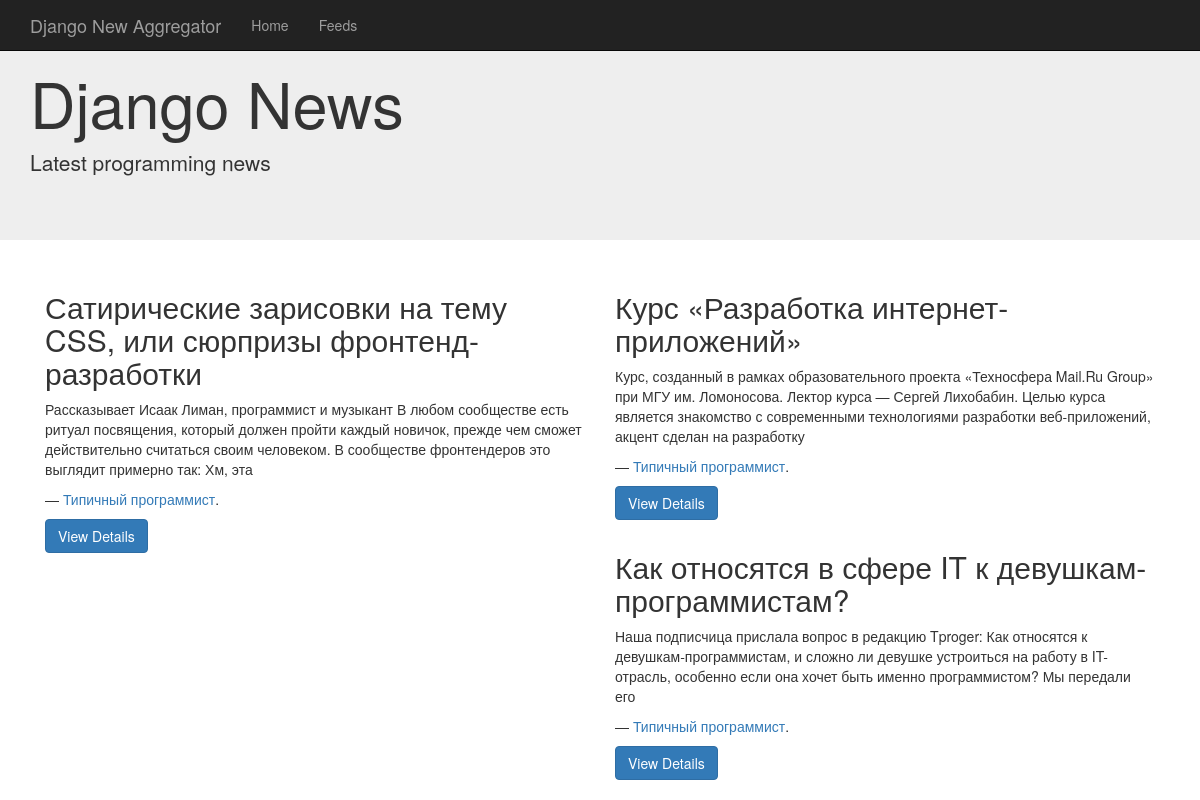
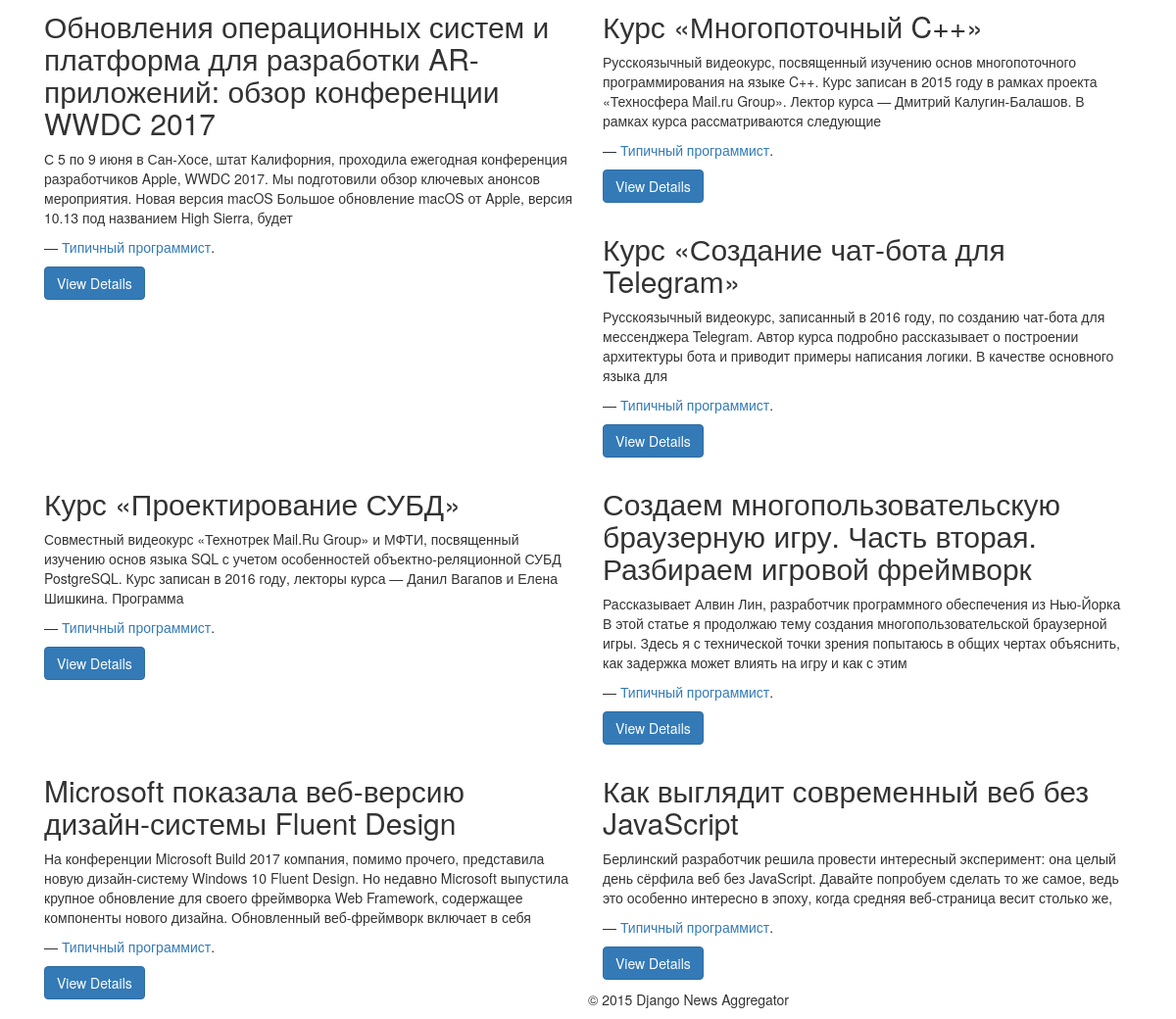
Page /news/ on the committed database (2 pictures, top to bottom).
### news/models.py (models this page shows, shortened)
class Article(models.Model):
	feed = models.ForeignKey(Feed)
	title = models.CharField(max_length = 200)
	url = models.URLField()
	description = models.TextField()
	publication_date = models.DateTimeField()

### news/views.py (the view)
def articles_list(request):
	articles = Article.objects.all()
	rows = [articles[i:i+1] for i in range(0, len(articles), 1)]
	return render(request, 'news/articles_list.html', {'rows' : rows})

### news/templates/news/articles_list.html
{% extends 'news/base.html' %}
{% block content %}
<div class="jumbotron">
  <div class="container">
    <h1>Django News</h1>
    <p>Latest programming news </p>
  </div>
</div>
<div class="container">
  {% for row in rows %}
  <div class="col-md-6">
    {% for entry in row %}
    <h2>{{entry.title}}</h2>
    <p>{{entry.description | safe}}</p>
    <p><a href="{{entry.url}}" target="_blank" class="btn btn-primary">View Details</a></p>
    {% endfor %}
  </div>
  {% endfor %}
  <footer>
    <p>&copy; 2015 Django News Aggregator</p>
  </footer>
</div>
{% endblock %}

### news/templates/news/base.html (shortened to what this page needs)
<!DOCTYPE html>
<html lang="en">
  <head>
    <link href="https://maxcdn.bootstrapcdn.com/bootstrap/3.3.6/css/bootstrap.min.css" rel="stylesheet">
  </head>
  <body>
    <nav class="navbar navbar-inverse navbar-fixed-top">
      <div class="container">
        <div class="navbar-header">
          <a class="navbar-brand" href="#">Django New Aggregator</a>
        </div>
        <div id="navbar" class="navbar-collapse collapse">
          <ul class="nav navbar-nav">
            <li><a href="{% url 'articles_list' %}">Home</a></li>
            <li><a href="{% url 'feeds_list' %}">Feeds</a></li>
          </ul>
        </div>
      </div>
    </nav>
    {% block content %}
    {% endblock %}
  </body>
</html>

### rows in the picture
Article: title "Сатирические зарисовки на тему CSS, или сюрпризы фронтенд-разработки", description "Рассказывает Исаак Лиман, программист и музыкант В любом сообществе есть ритуал посвящения, который должен пройти каждый новичок, прежде чем сможет действительно считаться своим человеком. В сообществе фронтендеров это выглядит примерно так: Хм, эта — Типичный программист ."
Article: title "Курс «Разработка интернет-приложений»", description "Курс, созданный в рамках образовательного проекта «Техносфера Mail.Ru Group» при МГУ им. Ломоносова. Лектор курса — Сергей Лихобабин. Целью курса является знакомство с современными технологиями разработки веб-приложений, акцент сделан на разработку — Типичный программист ."
Article: title "Как относятся в сфере IT к девушкам-программистам?", description "Наша подписчица прислала вопрос в редакцию Tproger: Как относятся к девушкам-программистам, и сложно ли девушке устроиться на работу в IT-отрасль, особенно если она хочет быть именно программистом? Мы передали его — Типичный программист ."
Article: title "Обновления операционных систем и платформа для разработки AR-приложений: обзор конференции WWDC 2017", description "С 5 по 9 июня в Сан-Хосе, штат Калифорния, проходила ежегодная конференция разработчиков Apple, WWDC 2017. Мы подготовили обзор ключевых анонсов мероприятия. Новая версия macOS Большое обновление macOS от Apple, версия 10.13 под названием High Sierra, будет — Типичный программист ."
Article: title "Курс «Многопоточный C++»", description "Русскоязычный видеокурс, посвященный изучению основ многопоточного программирования на языке C++. Курс записан в 2015 году в рамках проекта «Техносфера Mail.ru Group». Лектор курса — Дмитрий Калугин-Балашов. В рамках курса рассматриваются следующие — Типичный программист ."
Article: title "Курс «Создание чат-бота для Telegram»", description "Русскоязычный видеокурс, записанный в 2016 году, по созданию чат-бота для мессенджера Telegram. Автор курса подробно рассказывает о построении архитектуры бота и приводит примеры написания логики. В качестве основного языка для — Типичный программист ."
Article: title "Курс «Проектирование СУБД»", description "Совместный видеокурс «Технотрек Mail.Ru Group» и МФТИ, посвященный изучению основ языка SQL с учетом особенностей объектно-реляционной СУБД PostgreSQL. Курс записан в 2016 году, лекторы курса — Данил Вагапов и Елена Шишкина. Программа — Типичный программист ."
Article: title "Создаем многопользовательскую браузерную игру. Часть вторая. Разбираем игровой фреймворк", description "Рассказывает Алвин Лин, разработчик программного обеспечения из Нью-Йорка В этой статье я продолжаю тему создания многопользовательской браузерной игры. Здесь я с технической точки зрения попытаюсь в общих чертах объяснить, как задержка может влиять на игру и как с этим — Типичный программист ."
Article: title "Microsoft показала веб-версию дизайн-системы Fluent Design", description "На конференции Microsoft Build 2017 компания, помимо прочего, представила новую дизайн-систему Windows 10 Fluent Design. Но недавно Microsoft выпустила крупное обновление для своего фреймворка Web Framework, содержащее компоненты нового дизайна. Обновленный веб-фреймворк включает в себя — Типичный программист ."
Article: title "Как выглядит современный веб без JavaScript", description "Берлинский разработчик решила провести интересный эксперимент: она целый день сёрфила веб без JavaScript. Давайте попробуем сделать то же самое, ведь это особенно интересно в эпоху, когда средняя веб-страница весит столько же, — Типичный программист ."
